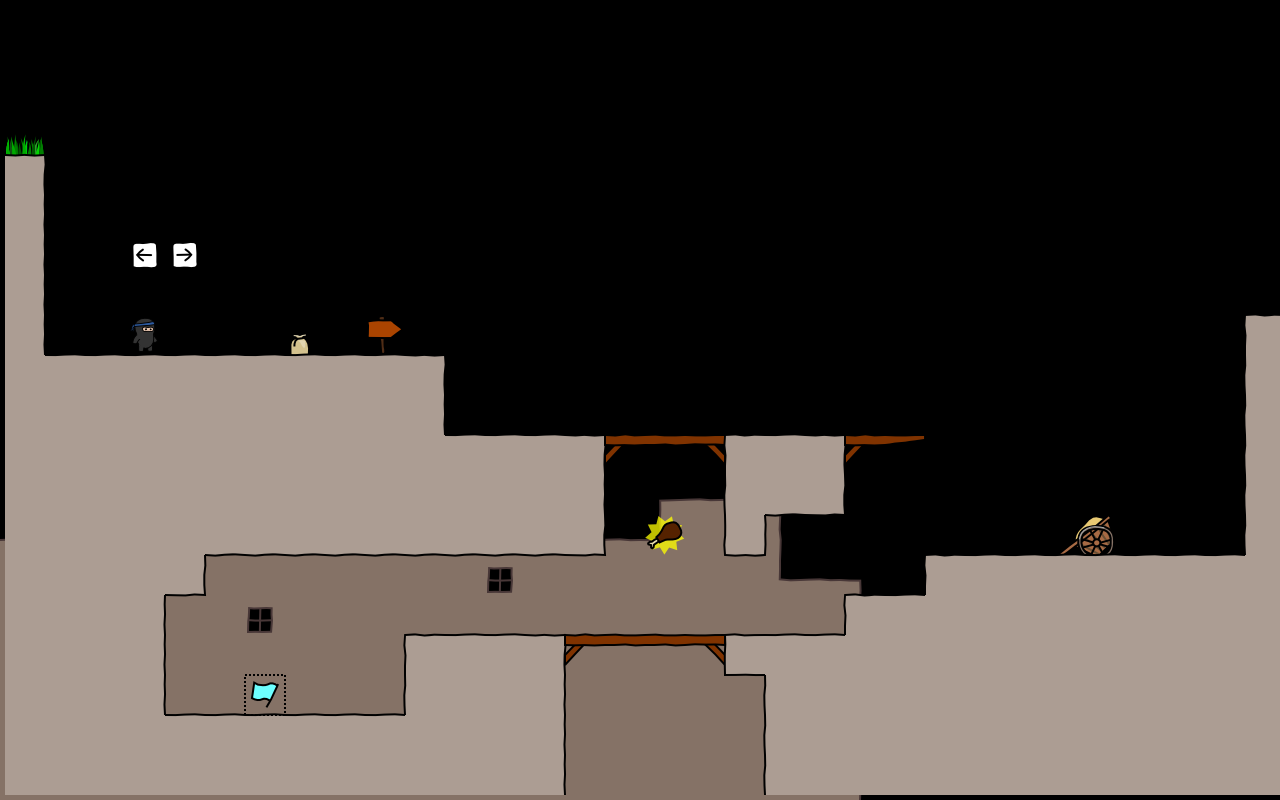

This game map was drawn from its Tiled (.tmx) file and the tilesets committed beside it. A one-line description and the full map source follow:
An orthogonal 32x20 tile map with 40x40 px tiles, 4 tile layers (bg, walls, objects, fg), 3 tilesets.

<map version="1.0" orientation="orthogonal" width="32" height="20" tilewidth="40" tileheight="40">
 <tileset firstgid="1" name="world1" tilewidth="50" tileheight="50">
  <image source="world1.png" width="400" height="400" />
 </tileset>
 <tileset firstgid="65" name="objectpalette" tilewidth="50" tileheight="50">
  <image source="objectpalette.png" width="400" height="500" />
 </tileset>
 <tileset firstgid="145" name="background" tilewidth="40" tileheight="40">
  <image source="background1.png" width="320" height="600" />
 </tileset>
 <layer name="bg" width="32" height="20">
  <data encoding="csv">
0,0,0,0,0,0,0,0,0,0,0,0,0,0,0,0,0,0,0,0,0,0,0,0,0,0,0,0,0,0,0,0,
0,0,0,0,0,0,0,0,0,0,0,0,0,0,0,0,0,0,0,0,0,0,0,0,0,0,0,0,0,0,0,0,
0,0,0,0,0,0,0,0,0,0,0,0,0,0,0,0,0,0,0,0,0,0,0,0,0,0,0,0,0,0,0,0,
0,0,0,0,0,0,0,0,0,0,0,0,0,0,0,0,0,0,0,0,0,0,0,0,0,0,0,0,0,0,0,0,
0,0,0,0,0,0,0,0,0,0,0,0,0,0,0,0,0,0,0,0,0,0,0,0,0,0,0,0,0,0,0,0,
0,0,0,0,0,0,0,0,0,0,0,0,0,0,0,0,0,0,0,0,0,0,0,0,0,0,0,0,0,0,0,0,
0,0,0,0,0,0,0,0,0,0,0,0,0,0,0,0,0,0,0,0,0,0,0,0,0,0,0,0,0,0,0,0,
0,0,0,0,0,0,0,0,0,0,0,0,0,0,0,0,0,0,0,0,0,0,0,0,0,0,0,0,0,0,0,0,
0,0,0,0,0,0,0,152,0,0,0,0,0,0,0,0,0,0,0,0,0,0,0,0,0,0,0,0,0,0,0,0,
0,0,0,0,0,0,0,0,0,0,0,0,0,0,0,0,0,0,0,0,0,0,0,0,0,0,0,0,0,0,0,0,
0,0,0,0,0,0,0,0,0,0,0,0,0,0,0,0,0,0,0,0,0,0,0,0,0,0,0,0,0,0,0,0,
0,0,0,0,0,0,0,0,0,0,0,0,0,0,0,0,0,0,0,0,0,0,0,0,0,0,0,0,0,0,0,0,
0,0,0,0,0,0,0,0,0,0,0,0,0,0,0,0,145,146,146,147,0,0,0,0,0,0,0,160,0,0,0,0,
146,146,146,146,146,146,146,146,146,146,146,146,146,146,146,146,148,154,154,155,0,0,0,0,0,0,167,168,0,0,0,0,
154,154,154,154,154,154,154,154,154,154,154,154,150,154,154,154,154,154,154,149,146,147,0,0,0,0,0,0,0,0,0,0,
154,154,154,154,154,154,150,154,154,154,154,154,154,154,154,154,154,154,154,154,154,155,0,0,0,0,0,0,0,0,0,0,
154,154,154,154,154,154,154,154,154,154,154,154,154,154,154,154,154,154,154,154,154,155,0,0,0,0,0,0,0,0,0,0,
154,154,154,154,154,154,154,154,154,154,154,154,154,154,154,154,154,154,154,154,154,155,0,0,0,0,0,0,0,0,0,0,
154,154,154,154,154,154,154,154,154,154,154,154,154,154,154,154,154,154,154,154,154,155,0,0,0,0,0,0,0,0,0,0,
154,154,154,154,154,154,154,154,154,154,154,154,154,154,154,154,154,154,154,154,154,155,0,0,0,0,0,0,0,0,0,0
</data>
 </layer>
 <layer name="walls" width="32" height="20">
  <data encoding="csv">
0,0,0,0,0,0,0,0,0,0,0,0,0,0,0,0,0,0,0,0,0,0,0,0,0,0,0,0,0,0,0,0,
0,0,0,0,0,0,0,0,0,0,0,0,0,0,0,0,0,0,0,0,0,0,0,0,0,0,0,0,0,0,0,0,
0,0,0,0,0,0,0,0,0,0,0,0,0,0,0,0,0,0,0,0,0,0,0,0,0,0,0,0,0,0,0,0,
42,0,0,0,0,0,0,0,0,0,0,0,0,0,0,0,0,0,0,0,0,0,0,0,0,0,0,0,0,0,0,0,
11,0,0,0,0,0,0,0,0,0,0,0,0,0,0,0,0,0,0,0,0,0,0,0,0,0,0,0,0,0,0,0,
19,0,0,0,0,0,0,0,0,0,0,0,0,0,0,0,0,0,0,0,0,0,0,0,0,0,0,0,0,0,0,0,
19,0,0,63,64,0,0,0,0,0,0,0,0,0,0,0,0,0,0,0,0,0,0,0,0,0,0,0,0,0,0,0,
19,0,0,0,0,0,0,0,0,0,0,0,0,0,0,0,0,0,0,0,0,0,0,0,0,0,0,0,0,0,0,0,
19,0,0,0,0,0,0,0,0,34,0,0,0,0,0,0,0,0,0,0,0,0,0,0,0,0,0,0,0,0,0,9,
18,10,10,10,10,10,10,10,10,10,11,0,0,0,0,0,0,0,0,0,0,0,0,0,0,0,0,0,0,0,0,17,
18,18,18,18,18,18,18,18,18,18,19,0,0,0,0,0,0,0,0,0,0,0,0,0,0,0,0,0,0,0,0,17,
18,18,18,18,18,18,18,18,18,18,18,10,10,10,11,6,7,8,9,10,11,6,15,0,0,0,0,0,0,0,0,17,
18,18,18,18,18,18,18,18,18,18,18,18,18,18,19,0,0,0,17,26,27,0,0,0,0,0,0,0,0,0,0,17,
18,18,18,18,18,26,26,26,26,26,26,26,26,26,27,0,0,0,28,0,0,0,0,0,0,0,0,0,0,0,0,17,
18,18,18,18,27,0,0,0,0,0,0,0,0,0,0,0,0,0,0,0,0,0,0,9,10,10,10,10,10,10,10,18,
18,18,18,19,0,0,0,0,0,0,0,0,0,0,0,0,0,0,0,0,0,9,10,18,18,18,18,18,18,18,18,18,
18,18,18,19,0,0,0,0,0,0,9,10,10,11,6,7,7,8,1,10,10,18,18,18,18,18,18,18,18,18,18,18,
18,18,18,19,0,0,0,0,0,0,17,18,18,19,0,0,0,0,0,17,18,18,18,18,18,18,18,18,18,18,18,18,
18,18,18,18,10,10,10,10,10,10,18,18,18,19,0,0,0,0,0,17,18,18,18,18,18,18,18,18,18,18,18,18,
18,18,18,18,18,18,18,18,18,18,18,18,18,19,0,0,0,0,0,17,18,18,18,18,18,18,18,18,18,18,18,18
</data>
 </layer>
 <layer name="objects" width="32" height="20">
  <data encoding="csv">
0,0,0,0,0,0,0,0,0,0,0,0,0,0,0,0,0,0,0,0,0,0,0,0,0,0,0,0,0,0,0,0,
0,0,0,0,0,0,0,0,0,0,0,0,0,0,0,0,0,0,0,0,0,0,0,0,0,0,0,0,0,0,0,0,
0,0,0,0,0,0,0,0,0,0,0,0,0,0,0,0,0,0,0,0,0,0,0,0,0,0,0,0,0,0,0,0,
0,0,0,0,0,0,0,0,0,0,0,0,0,0,0,0,0,0,0,0,0,0,0,0,0,0,0,0,0,0,0,0,
0,0,0,0,0,0,0,0,0,0,0,0,0,0,0,0,0,0,0,0,0,0,0,0,0,0,0,0,0,0,0,0,
0,0,0,0,0,0,0,0,0,0,0,0,0,0,0,0,0,0,0,0,0,0,0,0,0,0,0,0,0,0,0,0,
0,0,0,0,0,0,0,0,0,0,0,0,0,0,0,0,0,0,0,0,0,0,0,0,0,0,0,0,0,0,0,0,
0,0,0,0,0,0,0,0,0,0,0,0,0,0,0,0,0,0,0,0,0,0,0,0,0,0,0,0,0,0,0,0,
0,0,0,65,0,0,0,0,0,0,0,0,0,0,0,0,0,0,0,0,0,0,0,0,0,0,0,0,0,0,0,0,
0,0,0,0,0,0,0,0,0,0,0,0,0,0,0,0,0,0,0,0,0,0,0,0,0,0,0,0,0,0,0,0,
0,0,0,0,0,0,0,0,0,0,0,0,0,0,0,0,0,0,0,0,0,0,0,0,0,0,0,0,0,0,0,0,
0,0,0,0,0,0,0,0,0,0,0,0,0,0,0,0,0,0,0,0,0,0,0,0,0,0,0,0,0,0,0,0,
0,0,0,0,0,0,0,0,0,0,0,0,0,0,0,0,0,0,0,0,0,0,0,0,0,0,0,0,0,0,0,0,
0,0,0,0,0,0,0,0,0,0,0,0,0,0,0,0,78,0,0,0,0,0,0,0,0,0,0,0,0,0,0,0,
0,0,0,0,0,0,0,0,0,0,0,0,0,0,0,0,0,0,0,0,0,0,0,0,0,0,0,0,0,0,0,0,
0,0,0,0,0,0,0,0,0,0,0,0,0,0,0,0,0,0,0,0,0,0,0,0,0,0,0,0,0,0,0,0,
0,0,0,0,0,0,0,0,0,0,0,0,0,0,0,0,0,0,0,0,0,0,0,0,0,0,0,0,0,0,0,0,
0,0,0,0,0,0,66,0,0,0,0,0,0,0,0,0,0,0,0,0,0,0,0,0,0,0,0,0,0,0,0,0,
0,0,0,0,0,0,0,0,0,0,0,0,0,0,0,0,0,0,0,0,0,0,0,0,0,0,0,0,0,0,0,0,
0,0,0,0,0,0,0,0,0,0,0,0,0,0,0,0,0,0,0,0,0,0,0,0,0,0,0,0,0,0,0,0
</data>
 </layer>
 <layer name="fg" width="32" height="20">
  <data encoding="csv">
0,0,0,0,0,0,0,0,0,0,0,0,0,0,0,0,0,0,0,0,0,0,0,0,0,0,0,0,0,0,0,0,
0,0,0,0,0,0,0,0,0,0,0,0,0,0,0,0,0,0,0,0,0,0,0,0,0,0,0,0,0,0,0,0,
0,0,0,0,0,0,0,0,0,0,0,0,0,0,0,0,0,0,0,0,0,0,0,0,0,0,0,0,0,0,0,0,
0,0,0,0,0,0,0,0,0,0,0,0,0,0,0,0,0,0,0,0,0,0,0,0,0,0,0,0,0,0,0,0,
0,0,0,0,0,0,0,0,0,0,0,0,0,0,0,0,0,0,0,0,0,0,0,0,0,0,0,0,0,0,0,0,
0,0,0,0,0,0,0,0,0,0,0,0,0,0,0,0,0,0,0,0,0,0,0,0,0,0,0,0,0,0,0,0,
0,0,0,0,0,0,0,0,0,0,0,0,0,0,0,0,0,0,0,0,0,0,0,0,0,0,0,0,0,0,0,0,
0,0,0,0,0,0,0,0,0,0,0,0,0,0,0,0,0,0,0,0,0,0,0,0,0,0,0,0,0,0,0,0,
0,0,0,0,0,0,0,0,0,0,0,0,0,0,0,0,0,0,0,0,0,0,0,0,0,0,0,0,0,0,0,0,
0,0,0,0,0,0,0,0,0,0,0,0,0,0,0,0,0,0,0,0,0,0,0,0,0,0,0,0,0,0,0,0,
0,0,0,0,0,0,0,0,0,0,0,0,0,0,0,0,0,0,0,0,0,0,0,0,0,0,0,0,0,0,0,0,
0,0,0,0,0,0,0,0,0,0,0,0,0,0,0,0,0,0,0,0,0,0,0,0,0,0,0,0,0,0,0,0,
0,0,0,0,0,0,0,0,0,0,0,0,0,0,0,0,0,0,0,0,0,0,0,0,0,0,0,0,0,0,0,0,
0,0,0,0,0,0,0,0,0,0,0,0,0,0,0,0,0,0,0,0,0,0,0,0,0,0,0,0,0,0,0,0,
0,0,0,0,0,0,0,0,0,0,0,0,0,0,0,0,0,0,0,0,0,0,0,0,0,0,0,0,0,0,0,0,
0,0,0,0,0,0,0,0,0,0,0,0,0,0,0,0,0,0,0,0,0,0,0,0,0,0,0,0,0,0,0,0,
0,0,0,0,0,0,0,0,0,0,0,0,0,0,0,0,0,0,0,0,0,0,0,0,0,0,0,0,0,0,0,0,
0,0,0,0,0,0,0,0,0,0,0,0,0,0,0,0,0,0,0,0,0,0,0,0,0,0,0,0,0,0,0,0,
0,0,0,0,0,0,0,0,0,0,0,0,0,0,0,0,0,0,0,0,0,0,0,0,0,0,0,0,0,0,0,0,
0,0,0,0,0,0,0,0,0,0,0,0,0,0,0,0,0,0,0,0,0,0,0,0,0,0,0,0,0,0,0,0
</data>
 </layer>
</map>
